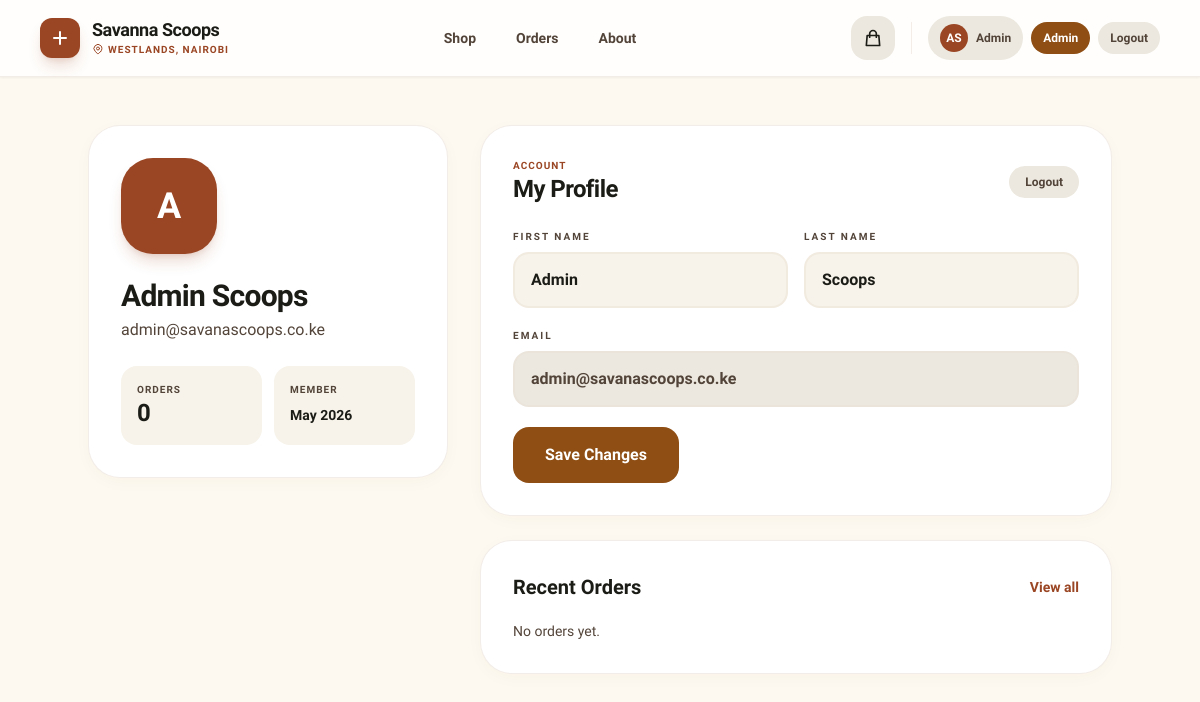
The page /profile/ (signed in) on the database as committed earlier.
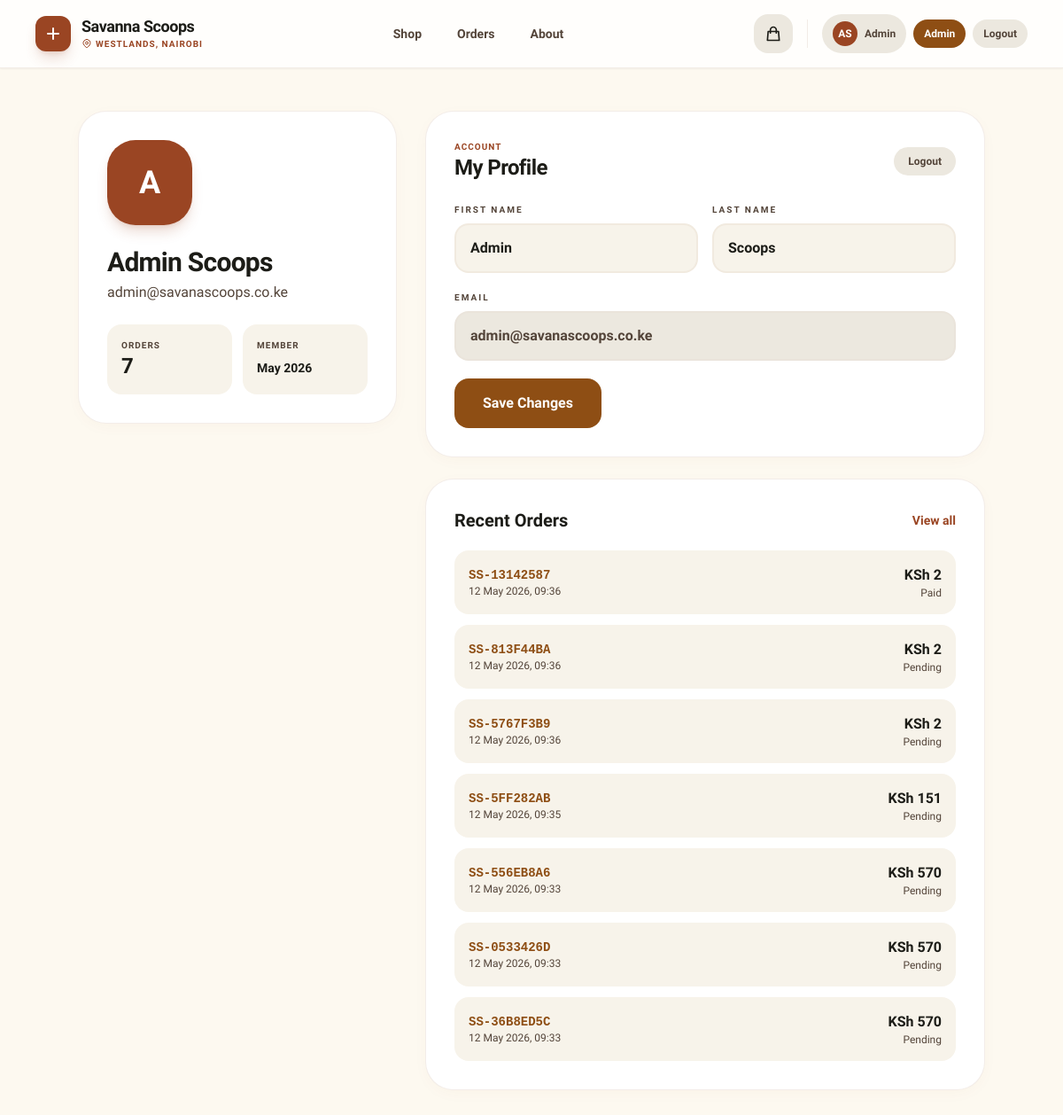
The same page on the database as committed later.
### orders/models.py (models this page shows, shortened)
class Order(models.Model):
    STATUS_CHOICES = [
        ('pending', 'Pending Payment'),
        ('confirmed', 'Confirmed'),
        ('preparing', 'Preparing'),
        ('out_for_delivery', 'Out for Delivery'),
        ('delivered', 'Delivered'),
        ('cancelled', 'Cancelled'),
    ]
    order_number = models.CharField(max_length=20, unique=True, default=generate_order_number)
    user = models.ForeignKey(User, on_delete=models.SET_NULL, null=True, blank=True, related_name='orders')
    customer_name = models.CharField(max_length=200)
    customer_email = models.EmailField()
    customer_phone = models.CharField(max_length=20)
    delivery_address = models.TextField()
    delivery_instructions = models.TextField(blank=True)
    subtotal = models.DecimalField(max_digits=10, decimal_places=2, default=0)
    delivery_fee = models.DecimalField(max_digits=8, decimal_places=2, default=150)
    total = models.DecimalField(max_digits=10, decimal_places=2, default=0)
    status = models.CharField(max_length=30, choices=STATUS_CHOICES, default='pending')
    payment_method = models.CharField(max_length=50, default='M-Pesa')
    payment_status = models.CharField(max_length=20, default='pending')
    mpesa_receipt = models.CharField(max_length=50, blank=True)
    notes = models.TextField(blank=True)
    created_at = models.DateTimeField(auto_now_add=True)
    updated_at = models.DateTimeField(auto_now=True)
    class Meta:
        ordering = ['-created_at']

### accounts/views.py (the view)
@login_required
def profile_view(request, username=None):
    from orders.models import Order
    if username and username not in {request.user.username, request.user.email}:
        messages.error(request, 'You can only view your own profile.')
        return redirect('profile')
    if request.method == 'POST':
        request.user.first_name = request.POST.get('first_name', '').strip()
        request.user.last_name = request.POST.get('last_name', '').strip()
        request.user.save()
        messages.success(request, 'Profile updated!')
    orders = Order.objects.filter(user=request.user).prefetch_related('items')[:10]
    return render(request, 'accounts/profile.html', {'orders': orders})

### store/context_processors.py (called while the page is built)
def cart_count(request):
    cart = request.session.get('cart', {})
    count = sum(v['qty'] for v in cart.values())
    return {'cart_count': count}

def site_settings(request):
    settings = SiteSettings.get_settings()
    return {'site_settings': settings}

### store/models.py (called while the page is built)
    @classmethod
    def get_settings(cls):
        obj, _ = cls.objects.get_or_create(pk=1)
        return obj

### templates/accounts/profile.html (shortened to what this page needs)
{% extends 'base.html' %}
{% block body %}
<div class="min-h-screen bg-surface">
  {% include 'partials/customer_header.html' %}
  <main class="px-4 md:px-10 py-12">
    <div class="max-w-5xl mx-auto grid lg:grid-cols-[360px_1fr] gap-8">
      <aside class="sculpted-card rounded-[2rem] p-8 h-fit">
        <div class="w-24 h-24 rounded-[2rem] flex items-center justify-center text-4xl font-black text-white bg-secondary shadow-lg shadow-secondary/20">
          {{ user.first_name|first|default:user.email|first|upper }}
        </div>
        <h1 class="text-3xl font-sans font-black tracking-tight mt-6">{{ user.get_full_name|default:user.username }}</h1>
        <p class="text-on-surface-variant mt-1">{{ user.email }}</p>
        <div class="mt-6 grid grid-cols-2 gap-3">
          <div class="bg-surface-container-low rounded-2xl p-4">
            <p class="text-[10px] uppercase tracking-widest text-on-surface-variant font-black">Orders</p>
            <p class="text-2xl font-sans font-black">{{ orders|length }}</p>
          </div>
          <div class="bg-surface-container-low rounded-2xl p-4">
            <p class="text-[10px] uppercase tracking-widest text-on-surface-variant font-black">Member</p>
            <p class="text-sm font-black mt-2">{{ user.date_joined|date:"M Y" }}</p>
          </div>
        </div>
      </aside>
      <section class="space-y-6">
        <div class="sculpted-card rounded-[2rem] p-8">
          <div class="flex items-center justify-between gap-4 mb-6">
            <div>
              <p class="text-[10px] uppercase tracking-widest text-secondary font-black">Account</p>
              <h2 class="text-2xl font-sans font-black tracking-tight">My Profile</h2>
            </div>
            <a href="{% url 'account_logout' %}" class="px-4 py-2 rounded-full bg-surface-container-high text-on-surface-variant text-xs font-black hover:bg-surface-container-highest">Logout</a>
          </div>
          <form method="post" class="space-y-5">
            <div class="grid md:grid-cols-2 gap-4">
              <div>
                <label class="text-[10px] font-black uppercase tracking-[0.2em] text-on-surface-variant mb-2 block">First Name</label>
                <input type="text" name="first_name" value="{{ user.first_name }}" class="w-full bg-surface-container-low border-2 border-outline-variant/20 rounded-2xl py-3.5 px-4 font-semibold focus:border-primary/40 outline-none transition-all">
              </div>
              <div>
                <label class="text-[10px] font-black uppercase tracking-[0.2em] text-on-surface-variant mb-2 block">Last Name</label>
                <input type="text" name="last_name" value="{{ user.last_name }}" class="w-full bg-surface-container-low border-2 border-outline-variant/20 rounded-2xl py-3.5 px-4 font-semibold focus:border-primary/40 outline-none transition-all">
              </div>
            </div>
            <div>
              <label class="text-[10px] font-black uppercase tracking-[0.2em] text-on-surface-variant mb-2 block">Email</label>
              <input type="email" value="{{ user.email }}" disabled class="w-full bg-surface-container-high border-2 border-outline-variant/10 rounded-2xl py-3.5 px-4 font-semibold text-on-surface-variant">
            </div>
            <button type="submit" class="w-full md:w-auto px-8 py-4 bg-primary text-white rounded-2xl font-black hover:opacity-90 transition-all">Save Changes</button>
          </form>
        </div>
        <div class="sculpted-card rounded-[2rem] p-8">
          <div class="flex items-center justify-between mb-5">
            <h2 class="text-xl font-sans font-black">Recent Orders</h2>
            <a href="{% url 'my_orders' %}" class="text-sm font-bold text-secondary">View all</a>
          </div>
          <div class="space-y-3">
            {% for order in orders %}
            <a href="{% url 'tracking' %}?order_id={{ order.order_number }}" class="flex items-center justify-between gap-4 bg-surface-container-low rounded-2xl p-4 hover:bg-surface-container-high transition-colors">
              <div>
                <p class="font-mono text-sm font-black text-primary">{{ order.order_number }}</p>
                <p class="text-xs text-on-surface-variant">{{ order.created_at|date:"d M Y, H:i" }}</p>
              </div>
              <div class="text-right">
                <p class="font-black">KSh {{ order.total|floatformat:0 }}</p>
                <p class="text-xs text-on-surface-variant">{{ order.payment_status|capfirst }}</p>
              </div>
            </a>
            {% empty %}
            <p class="text-on-surface-variant text-sm">No orders yet.</p>
            {% endfor %}
          </div>
        </div>
      </section>
    </div>
  </main>
</div>
{% endblock %}

### templates/base.html (shortened to what this page needs)
<!DOCTYPE html>
<html lang="en" class="scroll-smooth">
<head>
  <script src="https://cdn.tailwindcss.com"></script>
</head>
<body class="antialiased selection:bg-primary/20 selection:text-primary">
  {% block body %}{% endblock %}
</body>
</html>

### templates/partials/customer_header.html (shortened to what this page needs)
{% load static %}
<header class="bg-white/80 backdrop-blur-md border-b border-[#d8c2b5]/30 px-4 md:px-10 py-4 flex items-center justify-between sticky top-0 z-50 shadow-sm">
  <a href="{% url 'shop' %}" class="flex items-center gap-3">
    <div class="w-10 h-10 bg-secondary rounded-xl flex items-center justify-center shadow-lg shadow-secondary/20">
      <svg xmlns="http://www.w3.org/2000/svg" class="w-6 h-6 text-white" fill="none" viewBox="0 0 24 24" stroke="currentColor"><path stroke-linecap="round" stroke-linejoin="round" stroke-width="2" d="M12 6v6m0 0v6m0-6h6m-6 0H6"/></svg>
    </div>
    <div class="hidden md:block">
      <h1 class="font-sans font-bold text-lg leading-tight tracking-tight text-on-surface">Savanna Scoops</h1>
      <div class="flex items-center gap-1 text-[10px] text-secondary font-bold uppercase tracking-widest">
        Westlands, Nairobi
      </div>
    </div>
  </a>
  <nav class="flex items-center gap-2">
    <a href="{% url 'shop' %}" class="px-4 py-2 rounded-full text-sm font-bold transition-all {% if active_section == 'shop' %}bg-secondary text-white{% else %}text-on-surface-variant hover:bg-surface-container-high{% endif %}">Shop</a>
    <a href="{% url 'tracking' %}" class="px-4 py-2 rounded-full text-sm font-bold transition-all {% if active_section == 'tracking' %}bg-secondary text-white{% else %}text-on-surface-variant hover:bg-surface-container-high{% endif %}">Orders</a>
    <a href="{% url 'about' %}" class="hidden md:block px-4 py-2 rounded-full text-sm font-bold text-on-surface-variant hover:bg-surface-container-high transition-all">About</a>
  </nav>
  <div class="flex items-center gap-2 md:gap-4">
    <a href="{% url 'checkout' %}" class="relative w-11 h-11 flex items-center justify-center bg-surface-container-high rounded-2xl hover:bg-surface-container-highest transition-colors group">
      <svg xmlns="http://www.w3.org/2000/svg" class="w-5 h-5 text-on-surface group-hover:scale-110 transition-transform" fill="none" viewBox="0 0 24 24" stroke="currentColor"><path stroke-linecap="round" stroke-linejoin="round" stroke-width="2" d="M16 11V7a4 4 0 00-8 0v4M5 9h14l1 12H4L5 9z"/></svg>
    </a>
    {% if user.is_authenticated %}
      <div class="flex items-center gap-2">
        <a href="{% url 'profile_detail' user.username %}" class="hidden md:flex items-center gap-2 px-3 py-2 bg-surface-container-high rounded-full hover:bg-surface-container-highest transition-all group">
          <div class="w-7 h-7 rounded-full bg-secondary text-white flex items-center justify-center text-xs font-bold">{{ user.first_name|first|upper }}{{ user.last_name|first|upper }}</div>
          <span class="text-xs font-bold text-on-surface-variant">{{ user.first_name }}</span>
        </a>
        {% if user.is_staff %}
        <a href="{% url 'admin_dashboard' %}" class="hidden md:flex items-center gap-1 px-3 py-2 bg-primary text-white rounded-full text-xs font-bold hover:opacity-90 transition-all">
          Admin
        </a>
        {% endif %}
        <a href="{% url 'account_logout' %}" class="hidden md:flex items-center gap-1 px-3 py-2 bg-surface-container-high text-on-surface-variant rounded-full text-xs font-bold hover:bg-surface-container-highest transition-all">
          Logout
        </a>
      </div>
    {% else %}
      <a href="{% url 'account_login' %}" class="hidden md:flex items-center gap-2 px-4 py-2 bg-surface-container-highest/50 rounded-full hover:bg-surface-container-highest transition-all">
        <span class="text-xs font-bold text-on-surface-variant uppercase tracking-tight">Sign In</span>
      </a>
    {% endif %}
  </div>
</header>

### templates/base.html (style rules this page uses)
body { font-family: 'Be Vietnam Pro', sans-serif; background: #fdf9f0; color: #1c1c17; }
.font-sans { font-family: 'Plus Jakarta Sans', sans-serif; }
.sculpted-card { background: #ffffff; border: 1px solid rgba(216,194,181,0.3); box-shadow: 0 4px 20px -5px rgba(154,69,35,0.05); transition: all 0.3s ease; }

Rows that differ between the two databases and show on the page:
added Order: order_number "SS-13142587", created_at "12 May 2026, 09:36", total "2", payment_status "Paid"
added Order: order_number "SS-813F44BA", created_at "12 May 2026, 09:36", total "2", payment_status "Pending"
added Order: order_number "SS-5767F3B9", created_at "12 May 2026, 09:36", total "2", payment_status "Pending"
added Order: order_number "SS-5FF282AB", created_at "12 May 2026, 09:35", total "151", payment_status "Pending"
added Order: order_number "SS-556EB8A6", created_at "12 May 2026, 09:33", total "570", payment_status "Pending"
added Order: order_number "SS-0533426D", created_at "12 May 2026, 09:33", total "570", payment_status "Pending"
added Order: order_number "SS-36B8ED5C", created_at "12 May 2026, 09:33", total "570", payment_status "Pending"
Other text that changed with them:
{{ orders|length }}: "0" → "7"
text no longer shown: "No orders yet."
